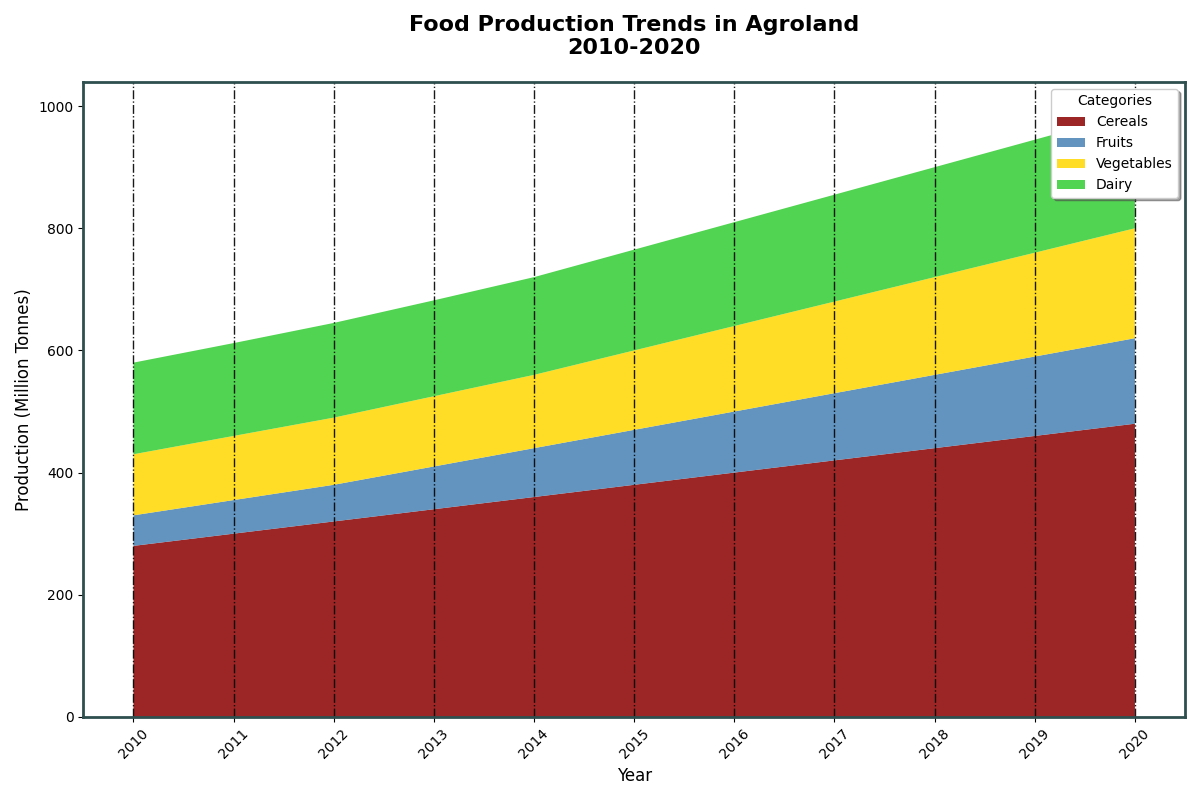

This figure's Python source:
import matplotlib.pyplot as plt
import numpy as np

years = np.arange(2010, 2021)
food_categories = ["Cereals", "Fruits", "Vegetables", "Dairy"]
cereals = [280, 300, 320, 340, 360, 380, 400, 420, 440, 460, 480]
fruits = [50, 55, 60, 70, 80, 90, 100, 110, 120, 130, 140]
vegetables = [100, 105, 110, 115, 120, 130, 140, 150, 160, 170, 180]
dairy = [150, 152, 155, 157, 160, 165, 170, 175, 180, 185, 190]

food_production = np.vstack([cereals, fruits, vegetables, dairy])
colors = ['#8B0000', '#4682B4', '#FFD700', '#32CD32']

fig, ax = plt.subplots(figsize=(12, 8))
ax.stackplot(years, food_production, labels=food_categories, colors=colors, alpha=0.85)

ax.set_title('Food Production Trends in Agroland\n2010-2020', fontsize=16, fontweight='bold', pad=20)
ax.set_xlabel('Year', fontsize=12)
ax.set_ylabel('Production (Million Tonnes)', fontsize=12)

ax.set_xticks(years)
ax.set_xticklabels(years, rotation=45)

ax.legend(title='Categories', loc='upper right', fontsize=10, frameon=True, shadow=True)
ax.grid(color='black', linestyle='-.', linewidth=1.0, axis='x', alpha=0.9)

for spine in ax.spines.values():
    spine.set_edgecolor('darkslategray')
    spine.set_linewidth(2)

plt.tight_layout()
plt.show()
